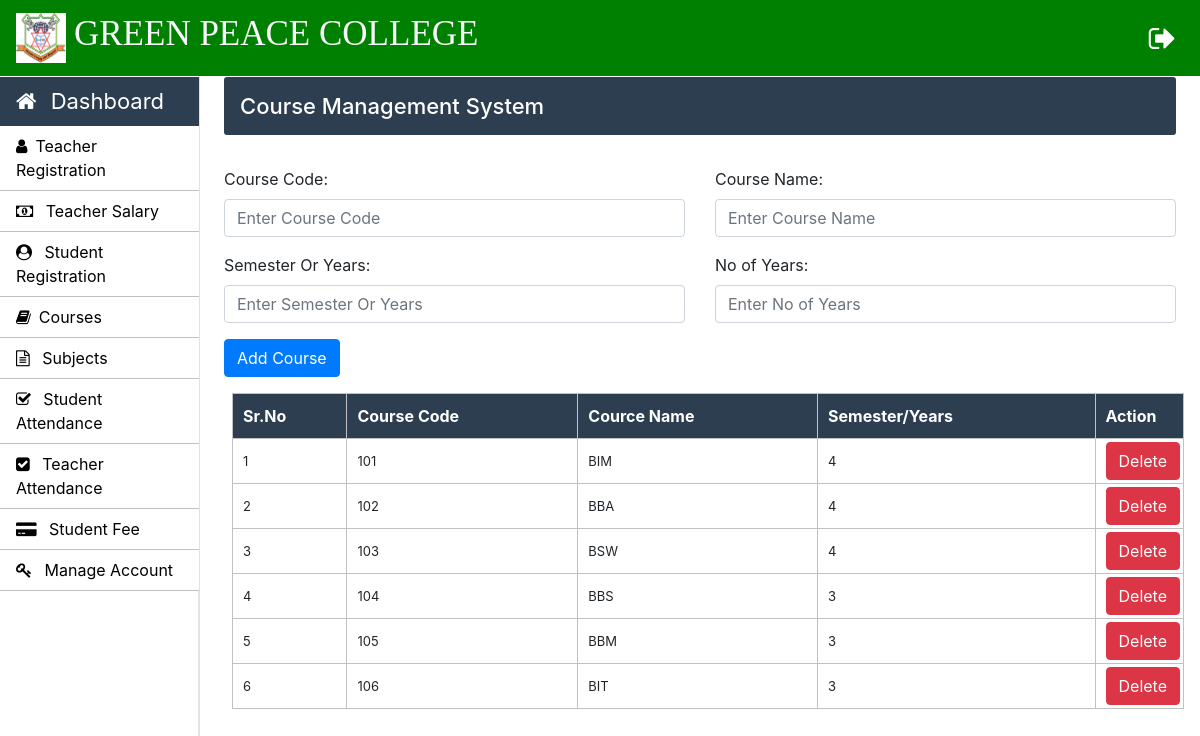
The page /Admin/courses.php (signed in) on the database its author committed.
### tables this page shows
CREATE TABLE `courses` (
  `course_code` varchar(10) NOT NULL,
  `course_name` varchar(50) NOT NULL,
  `semester_or_year` varchar(10) NOT NULL,
  `no_of_year` int(10) NOT NULL
);

### Admin/courses.php (the view, shortened to what this page needs)
<?php
		require_once "../connection/connection.php";
	?>
<!doctype html>
<html lang="en">
	<head>
	</head>
	<body>
		<?php include('../common/common-header.php') ?>
		<?php include('../common/admin-sidebar.php') ?>
		<main role="main" class="col-xl-10 col-lg-9 col-md-8 ml-sm-auto px-md-4 mb-2 w-100">
			<div class="sub-main">
				<div class="bar-margin text-center d-flex flex-wrap flex-md-nowrap pt-3 pb-2 mb-3 text-white admin-dashboard pl-3">
					<h4>Course Management System </h4>
				</div>
				<div class="row">
					<div class="col-md-12">
						<form action="courses.php" method="post">
							<div class="row mt-3">
								<div class="col-md-6">
									<div class="form-group">
										<label for="exampleInputEmail1">Course Code: </label>
										<input type="text" name="course_code" class="form-control" required placeholder="Enter Course Code">
									</div>
								</div>
								<div class="col-md-6">
									<div class="form-group">
										<label for="exampleInputPassword1">Course Name:</label>
										<input type="text" name="course_name" class="form-control" required placeholder="Enter Course Name">
									</div>
								</div>
							</div>
							<div class="row">
								<div class="col-md-6">
									<div class="form-group">
										<label for="exampleInputEmail1">Semester Or Years:</label>
										<input type="text" name="semester_or_year" class="form-control" required placeholder="Enter Semester Or Years">
									</div>
								</div>
								<div class="col-md-6">
									<div class="form-group">
										<label for="exampleInputPassword1">No of Years:</label>
										<input type="text" name="no_of_year" class="form-control" required  placeholder="Enter No of Years">
									</div>
								</div>
							</div>
							<div class="row w-100">
								<div class="col-md-12">
									<input type="submit" name="sub" value="Add Course" class=" btn btn-primary ml-auto">
								</div>
							</div>
						</form>
					</div>
				</div>
				<div class="row">
					<div class="col-md-12 ml-2">
						<section class="mt-3">
							<table class="w-100 table-elements mb-5 table-three-tr" cellpadding="3">
								<tr class="table-tr-head table-three text-white">
									<th>Sr.No</th>
									<th>Course Code</th>
									<th>Cource Name</th>
									<th>Semester/Years</th>
									<th>Action</th>
								</tr>
								<?php
									$sr=1;
									$query="select course_code,course_name,no_of_year from courses";
									$run=mysqli_query($con,$query);
									while($row=mysqli_fetch_array($run)) {
									echo	"<tr>";
									echo	"<td>".$sr++."</td>";
									echo	"<td>".$row['course_code']."</td>";
									echo	"<td>".$row['course_name']."</td>";
									echo	"<td>".$row['no_of_year']."</td>";
									echo	"<td width='20'><a class='btn btn-danger' href=delete-function.php?course_code=".$row['course_code'].">Delete</a></td>";
									echo	"</tr>";
									}
								?>
							</table>
						</section>
					</div>
				</div>
			</div>
		</main>
	</body>
</html>

### Css/style.css (style rules this page uses)
h4 { font-size: 22px; }
.admin-dashboard { margin-top: 1px !important; background: #2c3e50 !important; border-radius: 3px; }
.table-elements tr, td, th { font-size: 13px; border: 1px solid rgb(194, 193, 193); padding-left: 10px !important; }
.table-three { background: #2c3e50 !important; }
.table-tr-head { height: 45px !important; padding: 10px !important; margin-top: 5px !important; }
.table-font-for-transcript td, th { font-size: 16px !important; }

### rows shown on the page
courses: course_code "101", course_name "BIM", no_of_year "4"
courses: course_code "102", course_name "BBA", no_of_year "4"
courses: course_code "103", course_name "BSW", no_of_year "4"
courses: course_code "104", course_name "BBS", no_of_year "3"
courses: course_code "105", course_name "BBM", no_of_year "3"
courses: course_code "106", course_name "BIT", no_of_year "3"
